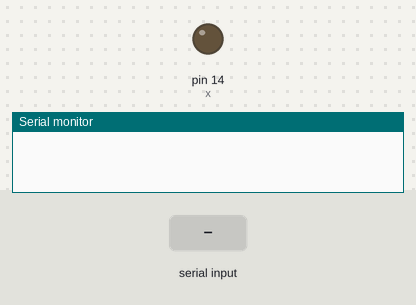
Simulated run of this sketch. Board: Arduino Uno, built with avr-gcc and run on an emulated ATmega328P. Shown: output pins drawn as LEDs (lit = HIGH), the last lines printed to the serial monitor. The test bench sets the inputs (shaded band).

Above: at 1.2 s.
1.3 s: "on" received over the second serial link
At 2.0 s:
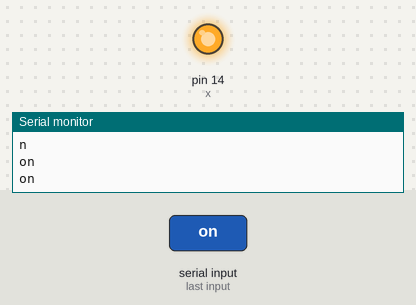
2.8 s: "of" received over the second serial link
At 3.1 s:
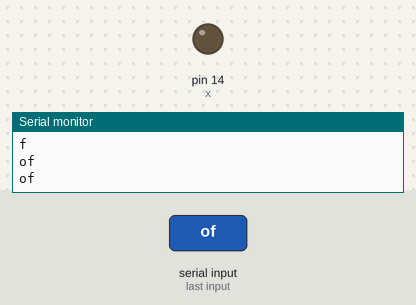
Timing chart, 0 to 5.8 s (numbered marks = the images above; inputs shaded):
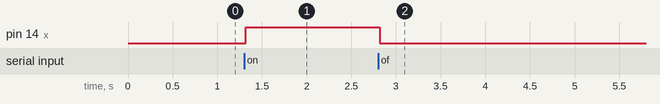

The sketch:

led_bluetest.ino
```cpp
#include<SoftwareSerial.h>
String voice;
#define TxD 10
#define RxD 11

SoftwareSerial bluetoothSerial(TxD, RxD);
int x = 14;
char c;

void setup() {
  bluetoothSerial.begin(9600);
  Serial.begin(9600);
pinMode(x, OUTPUT);

  }

void loop() {
 while (bluetoothSerial.available()){

    //Check if there is an available byte to read
     delay(10); //Delay added to make thing stable
    char c = bluetoothSerial.read();
     Serial.println(c);
    //Conduct a serial read
    if (c == '#') {break;} //Exit the loop when the # is detected after the word
   voice += c; //Shorthand for voice = voice + c
}

if (voice.length() > 0){
          Serial.println(voice);
          if(voice == "on") {digitalWrite(x, HIGH);
          Serial.println(voice);}

          else if (voice == "of") {digitalWrite(x, LOW);

          Serial.println(voice);}

          voice = ""; // REset voice
}}
```

Measured:
- after the input at 1.3 s, pin 14 (x): LOW → HIGH at once
- after the input at 2.8 s, pin 14 (x): HIGH → LOW at once
